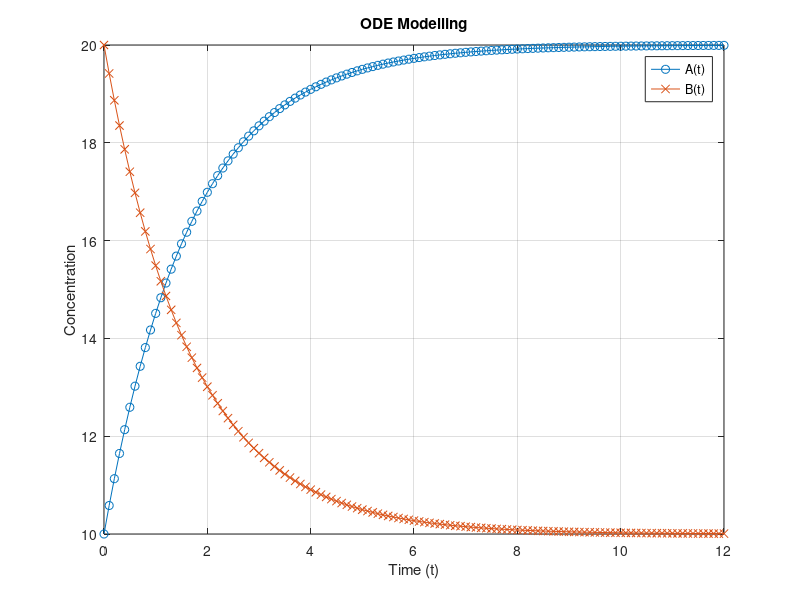

Write the MATLAB code that produced this figure.
%Define parameters
k1 =  0.2
k2 = 0.4

%timespan
t_min = 0;
t_max = 12;
t_span = [t_min:0.1:t_max]

%initial conditions
A0 = 10;
B0 = 20;

%Define ODE System
biplab_1 = @(t,y) [
    -k1 * y(1) + k2 *y(2); %dA/dt
     k1 * y(1) - k2 *y(2); %dB/dt
    ];

%Solve
[t,y] = ode45(biplab_1, t_span, [A0, B0])

%Plotting
figure;
plot(t, y(:,1), '-o', 'DisplayName', 'A(t)');
hold on;
plot(t, y(:,2), '-x', 'DisplayName', 'B(t)');
xlabel("Time (t)");
ylabel("Concentration")
legend;
title('ODE Modelling');
grid on;


